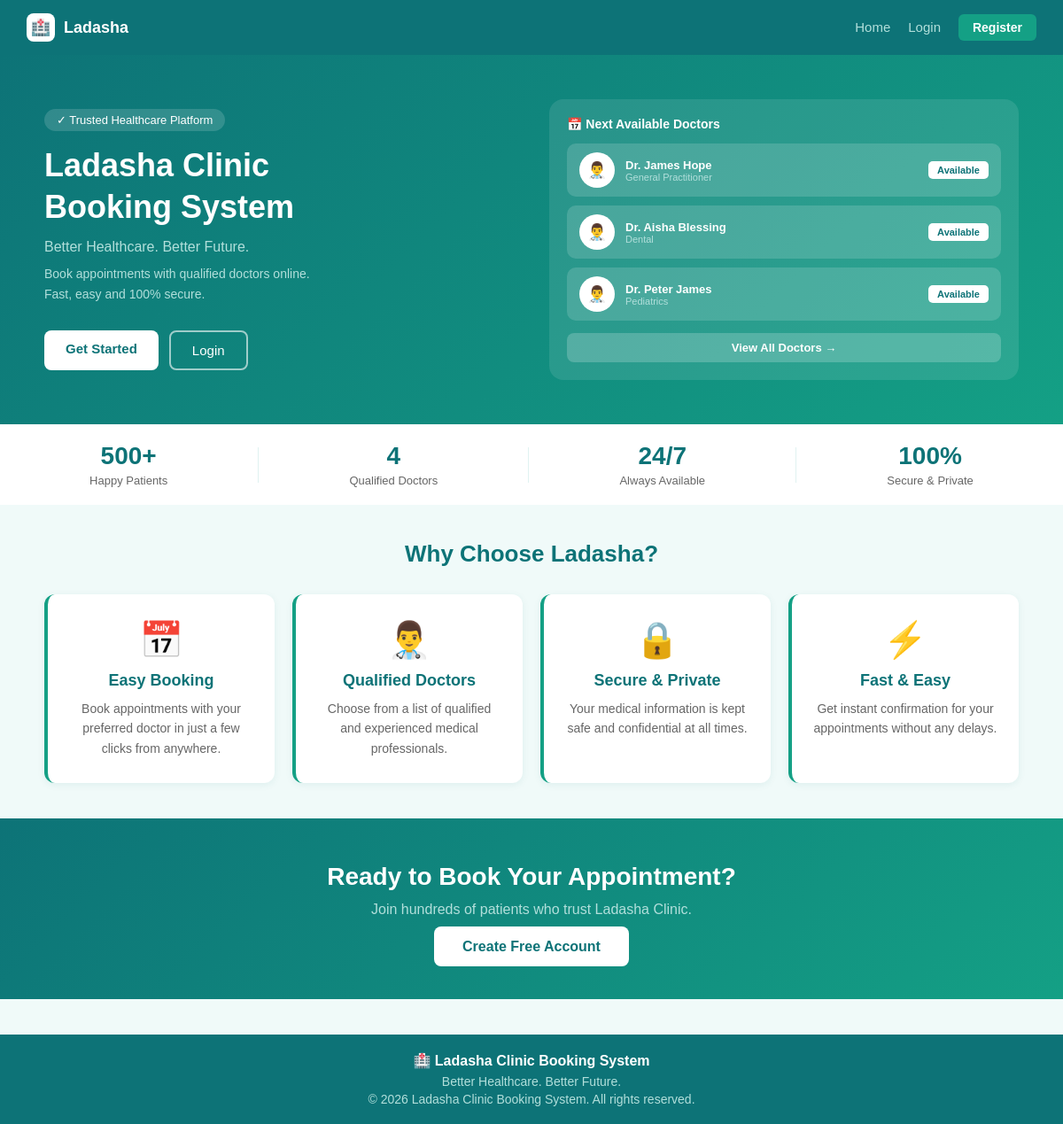
The app's page /Week4/index.php with its own data.
### tables this page shows
CREATE TABLE `doctors` (
  `id` int(11) NOT NULL,
  `name` varchar(100) NOT NULL,
  `specialization` varchar(100) DEFAULT NULL,
  `email` varchar(150) DEFAULT NULL,
  `phone` varchar(20) DEFAULT NULL
);

### Week4/index.php (the view, shortened to what this page needs)
<?php include 'includes/header.php'; ?>
<div style="background:linear-gradient(135deg,#0D7377,#14A085); padding:50px 30px;">
    <div style="max-width:1100px; margin:0 auto; display:grid; grid-template-columns:1fr 1fr; gap:40px; align-items:center;">
        <div>
            <div style="background:rgba(255,255,255,0.15); color:#fff; font-size:13px; padding:5px 14px; border-radius:20px; display:inline-block; margin-bottom:16px;">
                ✓ Trusted Healthcare Platform
            </div>
            <h1 style="color:#fff; font-size:36px; font-weight:700; margin:0 0 12px; line-height:1.3;">
                Ladasha Clinic<br>Booking System
            </h1>
            <p style="color:#B2DFDB; font-size:16px; margin:0 0 10px;">Better Healthcare. Better Future.</p>
            <p style="color:#B2DFDB; font-size:14px; margin:0 0 28px; line-height:1.7;">
                Book appointments with qualified doctors online.<br>Fast, easy and 100% secure.
            </p>
            <div style="display:flex; gap:12px;">
                <a href="register.php" style="background:#fff; color:#0D7377; font-size:15px; font-weight:700; padding:12px 24px; border-radius:8px; text-decoration:none;">Get Started</a>
                <a href="login.php" style="border:2px solid rgba(255,255,255,0.6); color:#fff; font-size:15px; padding:12px 24px; border-radius:8px; text-decoration:none;">Login</a>
            </div>
        </div>
        <div style="background:rgba(255,255,255,0.1); border-radius:16px; padding:20px;">
            <p style="color:#fff; font-size:14px; font-weight:600; margin:0 0 14px;">
                📅 Next Available Doctors
            </p>
            <div style="display:flex; flex-direction:column; gap:10px;">
                <?php
                $host = 'localhost'; $user = 'root'; $pass = ''; $dbname = 'clinic_db';
                $conn = mysqli_connect($host, $user, $pass, $dbname);
                $doctors = mysqli_query($conn, "SELECT * FROM doctors LIMIT 3");
                while($doc = mysqli_fetch_assoc($doctors)):
                ?>
                <div style="display:flex; align-items:center; gap:12px; background:rgba(255,255,255,0.15); padding:10px 14px; border-radius:10px;">
                    <div style="background:#fff; width:40px; height:40px; border-radius:50%; display:flex; align-items:center; justify-content:center; flex-shrink:0; font-size:18px;">👨‍⚕️</div>
                    <div style="flex:1;">
                        <p style="font-size:13px; font-weight:600; color:#fff; margin:0;"><?php echo $doc['name']; ?></p>
                        <p style="font-size:11px; color:#B2DFDB; margin:0;"><?php echo $doc['specialization']; ?></p>
                    </div>
                    <div style="background:#fff; color:#0D7377; font-size:11px; font-weight:600; padding:4px 10px; border-radius:5px;">Available</div>
                </div>
                <?php endwhile; ?>
            </div>
            <a href="doctors.php" style="display:block; text-align:center; margin-top:14px; background:rgba(255,255,255,0.2); color:#fff; font-size:13px; padding:9px; border-radius:8px; text-decoration:none; font-weight:600;">
                View All Doctors →
            </a>
        </div>
    </div>
</div>
<div style="background:#fff; padding:20px 30px; box-shadow:0 2px 8px rgba(13,115,119,0.1);">
    <div style="max-width:1100px; margin:0 auto; display:flex; justify-content:space-around; align-items:center;">
        <div style="text-align:center;">
            <p style="font-size:28px; font-weight:700; color:#0D7377; margin:0;">500+</p>
            <p style="font-size:13px; color:#666; margin:4px 0 0;">Happy Patients</p>
        </div>
        <div style="text-align:center;">
            <p style="font-size:28px; font-weight:700; color:#0D7377; margin:0;">4</p>
            <p style="font-size:13px; color:#666; margin:4px 0 0;">Qualified Doctors</p>
        </div>
        <div style="text-align:center;">
            <p style="font-size:28px; font-weight:700; color:#0D7377; margin:0;">24/7</p>
            <p style="font-size:13px; color:#666; margin:4px 0 0;">Always Available</p>
        </div>
        <div style="text-align:center;">
            <p style="font-size:28px; font-weight:700; color:#0D7377; margin:0;">100%</p>
            <p style="font-size:13px; color:#666; margin:4px 0 0;">Secure & Private</p>
        </div>
    </div>
</div>
<div style="background:#F0FAF9; padding:40px 30px;">
    <div style="max-width:1100px; margin:0 auto;">
        <h2 style="text-align:center; color:#0D7377; font-size:26px; margin:0 0 30px;">Why Choose Ladasha?</h2>
        <div style="display:flex; gap:20px; flex-wrap:wrap; justify-content:center;">
            <div style="background:#fff; border-radius:12px; padding:28px 24px; flex:1; min-width:220px; text-align:center; border-left:4px solid #14A085; box-shadow:0 2px 8px rgba(13,115,119,0.08);">
                <div style="font-size:40px; margin-bottom:12px;">📅</div>
                <h3 style="color:#0D7377; margin-bottom:10px; font-size:18px;">Easy Booking</h3>
                <p style="color:#666; font-size:14px; line-height:1.6;">Book appointments with your preferred doctor in just a few clicks from anywhere.</p>
            </div>
            <div style="background:#fff; border-radius:12px; padding:28px 24px; flex:1; min-width:220px; text-align:center; border-left:4px solid #14A085; box-shadow:0 2px 8px rgba(13,115,119,0.08);">
                <div style="font-size:40px; margin-bottom:12px;">👨‍⚕️</div>
                <h3 style="color:#0D7377; margin-bottom:10px; font-size:18px;">Qualified Doctors</h3>
                <p style="color:#666; font-size:14px; line-height:1.6;">Choose from a list of qualified and experienced medical professionals.</p>
            </div>
            <div style="background:#fff; border-radius:12px; padding:28px 24px; flex:1; min-width:220px; text-align:center; border-left:4px solid #14A085; box-shadow:0 2px 8px rgba(13,115,119,0.08);">
                <div style="font-size:40px; margin-bottom:12px;">🔒</div>
                <h3 style="color:#0D7377; margin-bottom:10px; font-size:18px;">Secure & Private</h3>
                <p style="color:#666; font-size:14px; line-height:1.6;">Your medical information is kept safe and confidential at all times.</p>
            </div>
            <div style="background:#fff; border-radius:12px; padding:28px 24px; flex:1; min-width:220px; text-align:center; border-left:4px solid #14A085; box-shadow:0 2px 8px rgba(13,115,119,0.08);">
                <div style="font-size:40px; margin-bottom:12px;">⚡</div>
                <h3 style="color:#0D7377; margin-bottom:10px; font-size:18px;">Fast & Easy</h3>
                <p style="color:#666; font-size:14px; line-height:1.6;">Get instant confirmation for your appointments without any delays.</p>
            </div>
        </div>
    </div>
</div>
<div style="background:linear-gradient(135deg,#0D7377,#14A085); padding:50px 30px; text-align:center;">
    <h2 style="color:#fff; font-size:28px; margin:0 0 12px;">Ready to Book Your Appointment?</h2>
    <p style="color:#B2DFDB; font-size:16px; margin:0 0 24px;">Join hundreds of patients who trust Ladasha Clinic.</p>
    <a href="register.php" style="background:#fff; color:#0D7377; font-size:16px; font-weight:700; padding:14px 32px; border-radius:8px; text-decoration:none;">Create Free Account</a>
</div>
<?php include 'includes/footer.php'; ?>

### css/style.css (style rules this page uses)
* { margin:0;padding:0;box-sizing:border-box }
body { font-family:Arial,sans-serif;background-color:#F0FAF9;color:#333 }

### records on screen
doctors: name "Dr. James Hope", specialization "General Practitioner"
doctors: name "Dr. Aisha Blessing", specialization "Dental"
doctors: name "Dr. Peter James", specialization "Pediatrics"
